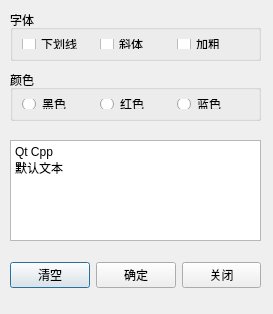
<?xml version="1.0" encoding="UTF-8"?>
<ui version="4.0">
 <class>Dialog</class>
 <widget class="QDialog" name="Dialog">
  <property name="geometry">
   <rect>
    <x>0</x>
    <y>0</y>
    <width>273</width>
    <height>314</height>
   </rect>
  </property>
  <property name="windowTitle">
   <string>Dialog</string>
  </property>
  <property name="windowIcon">
   <iconset resource="res.qrc">
    <normaloff>:/icons/icons/a-serviceticket.png</normaloff>:/icons/icons/a-serviceticket.png</iconset>
  </property>
  <widget class="QPlainTextEdit" name="plainTextEdit">
   <property name="geometry">
    <rect>
     <x>10</x>
     <y>140</y>
     <width>251</width>
     <height>101</height>
    </rect>
   </property>
   <property name="plainText">
    <string>Qt Cpp
默认文本</string>
   </property>
  </widget>
  <widget class="QGroupBox" name="groupBox">
   <property name="geometry">
    <rect>
     <x>10</x>
     <y>10</y>
     <width>251</width>
     <height>51</height>
    </rect>
   </property>
   <property name="title">
    <string>字体</string>
   </property>
   <layout class="QHBoxLayout" name="horizontalLayout">
    <item>
     <widget class="QCheckBox" name="checkBox_underline">
      <property name="text">
       <string>下划线</string>
      </property>
     </widget>
    </item>
    <item>
     <widget class="QCheckBox" name="checkBox_italic">
      <property name="text">
       <string>斜体</string>
      </property>
     </widget>
    </item>
    <item>
     <widget class="QCheckBox" name="checkBox_bold">
      <property name="text">
       <string>加粗</string>
      </property>
     </widget>
    </item>
   </layout>
  </widget>
  <widget class="QGroupBox" name="groupBox_2">
   <property name="geometry">
    <rect>
     <x>10</x>
     <y>70</y>
     <width>251</width>
     <height>51</height>
    </rect>
   </property>
   <property name="title">
    <string>颜色</string>
   </property>
   <layout class="QHBoxLayout" name="horizontalLayout_2">
    <item>
     <widget class="QRadioButton" name="radioButton_black">
      <property name="text">
       <string>黑色</string>
      </property>
     </widget>
    </item>
    <item>
     <widget class="QRadioButton" name="radioButton_red">
      <property name="text">
       <string>红色</string>
      </property>
     </widget>
    </item>
    <item>
     <widget class="QRadioButton" name="radioButton_blue">
      <property name="text">
       <string>蓝色</string>
      </property>
     </widget>
    </item>
   </layout>
  </widget>
  <widget class="QWidget" name="horizontalLayoutWidget">
   <property name="geometry">
    <rect>
     <x>10</x>
     <y>250</y>
     <width>251</width>
     <height>51</height>
    </rect>
   </property>
   <layout class="QHBoxLayout" name="horizontalLayout_3">
    <item>
     <widget class="QPushButton" name="pushButton_clear">
      <property name="text">
       <string>清空</string>
      </property>
      <property name="icon">
       <iconset resource="res.qrc">
        <normaloff>:/icons/icons/delete.png</normaloff>:/icons/icons/delete.png</iconset>
      </property>
     </widget>
    </item>
    <item>
     <widget class="QPushButton" name="pushButton_Ok">
      <property name="text">
       <string>确定</string>
      </property>
      <property name="icon">
       <iconset resource="res.qrc">
        <normaloff>:/icons/icons/status.png</normaloff>:/icons/icons/status.png</iconset>
      </property>
     </widget>
    </item>
    <item>
     <widget class="QPushButton" name="pushButton_Close">
      <property name="text">
       <string>关闭</string>
      </property>
      <property name="icon">
       <iconset resource="res.qrc">
        <normaloff>:/icons/icons/unbound2.png</normaloff>:/icons/icons/unbound2.png</iconset>
      </property>
     </widget>
    </item>
   </layout>
  </widget>
 </widget>
 <resources>
  <include location="res.qrc"/>
 </resources>
 <connections>
  <connection>
   <sender>pushButton_Close</sender>
   <signal>clicked()</signal>
   <receiver>Dialog</receiver>
   <slot>close()</slot>
   <hints>
    <hint type="sourcelabel">
     <x>220</x>
     <y>274</y>
    </hint>
    <hint type="destinationlabel">
     <x>136</x>
     <y>156</y>
    </hint>
   </hints>
  </connection>
  <connection>
   <sender>pushButton_Ok</sender>
   <signal>clicked()</signal>
   <receiver>Dialog</receiver>
   <slot>accept()</slot>
   <hints>
    <hint type="sourcelabel">
     <x>135</x>
     <y>274</y>
    </hint>
    <hint type="destinationlabel">
     <x>136</x>
     <y>156</y>
    </hint>
   </hints>
  </connection>
 </connections>
</ui>
